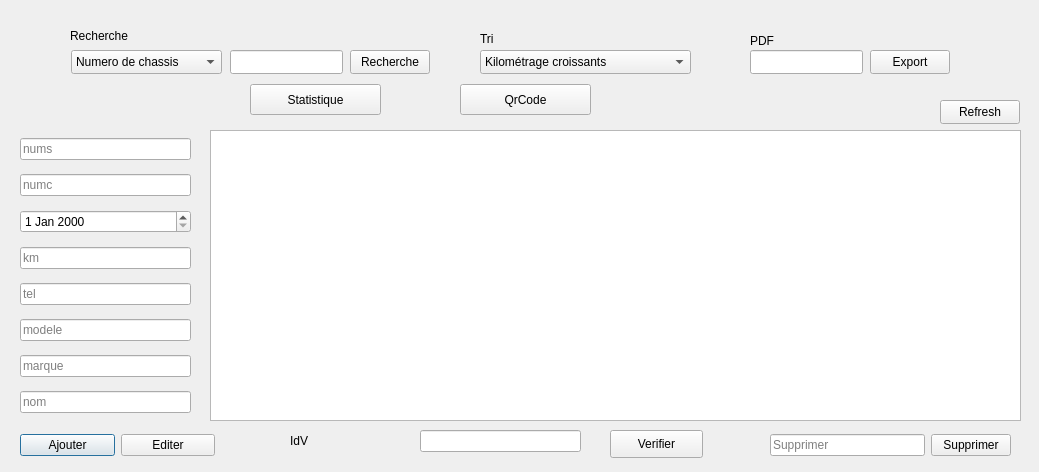
<?xml version="1.0" encoding="UTF-8"?>
<ui version="4.0">
 <class>vehiculeUI</class>
 <widget class="QDialog" name="vehiculeUI">
  <property name="geometry">
   <rect>
    <x>0</x>
    <y>0</y>
    <width>1039</width>
    <height>472</height>
   </rect>
  </property>
  <property name="windowTitle">
   <string>Dialog</string>
  </property>
  <widget class="QTableView" name="tableView">
   <property name="geometry">
    <rect>
     <x>210</x>
     <y>130</y>
     <width>811</width>
     <height>291</height>
    </rect>
   </property>
  </widget>
  <widget class="QWidget" name="layoutWidget">
   <property name="geometry">
    <rect>
     <x>20</x>
     <y>130</y>
     <width>171</width>
     <height>291</height>
    </rect>
   </property>
   <layout class="QVBoxLayout" name="verticalLayout">
    <item>
     <widget class="QLineEdit" name="nums">
      <property name="placeholderText">
       <string>nums</string>
      </property>
     </widget>
    </item>
    <item>
     <widget class="QLineEdit" name="numc">
      <property name="placeholderText">
       <string>numc</string>
      </property>
     </widget>
    </item>
    <item>
     <widget class="QDateEdit" name="dateEdit"/>
    </item>
    <item>
     <widget class="QLineEdit" name="km">
      <property name="placeholderText">
       <string>km</string>
      </property>
     </widget>
    </item>
    <item>
     <widget class="QLineEdit" name="tel">
      <property name="placeholderText">
       <string>tel</string>
      </property>
     </widget>
    </item>
    <item>
     <widget class="QLineEdit" name="modele">
      <property name="placeholderText">
       <string>modele</string>
      </property>
     </widget>
    </item>
    <item>
     <widget class="QLineEdit" name="marque">
      <property name="placeholderText">
       <string>marque</string>
      </property>
     </widget>
    </item>
    <item>
     <widget class="QLineEdit" name="nom">
      <property name="placeholderText">
       <string>nom</string>
      </property>
     </widget>
    </item>
   </layout>
  </widget>
  <widget class="QWidget" name="layoutWidget">
   <property name="geometry">
    <rect>
     <x>20</x>
     <y>430</y>
     <width>195</width>
     <height>31</height>
    </rect>
   </property>
   <layout class="QHBoxLayout" name="horizontalLayout">
    <item>
     <widget class="QPushButton" name="ajouter">
      <property name="text">
       <string>Ajouter</string>
      </property>
     </widget>
    </item>
    <item>
     <widget class="QPushButton" name="editer">
      <property name="text">
       <string>Editer</string>
      </property>
     </widget>
    </item>
   </layout>
  </widget>
  <widget class="QWidget" name="layoutWidget">
   <property name="geometry">
    <rect>
     <x>770</x>
     <y>430</y>
     <width>241</width>
     <height>31</height>
    </rect>
   </property>
   <layout class="QHBoxLayout" name="horizontalLayout_2">
    <item>
     <widget class="QLineEdit" name="lineEdit_supp">
      <property name="placeholderText">
       <string>Supprimer</string>
      </property>
     </widget>
    </item>
    <item>
     <widget class="QPushButton" name="supp">
      <property name="text">
       <string>Supprimer</string>
      </property>
     </widget>
    </item>
   </layout>
  </widget>
  <widget class="QLabel" name="label">
   <property name="geometry">
    <rect>
     <x>70</x>
     <y>20</y>
     <width>111</width>
     <height>31</height>
    </rect>
   </property>
   <property name="text">
    <string>Recherche</string>
   </property>
  </widget>
  <widget class="QLineEdit" name="lineEdit_rech">
   <property name="geometry">
    <rect>
     <x>230</x>
     <y>50</y>
     <width>113</width>
     <height>24</height>
    </rect>
   </property>
  </widget>
  <widget class="QComboBox" name="comboBox_rech">
   <property name="geometry">
    <rect>
     <x>71</x>
     <y>50</y>
     <width>151</width>
     <height>24</height>
    </rect>
   </property>
   <item>
    <property name="text">
     <string>Numero de chassis</string>
    </property>
   </item>
   <item>
    <property name="text">
     <string>Numéro du véhicule</string>
    </property>
   </item>
   <item>
    <property name="text">
     <string>Model</string>
    </property>
   </item>
  </widget>
  <widget class="QPushButton" name="pushButton_rech">
   <property name="geometry">
    <rect>
     <x>350</x>
     <y>50</y>
     <width>80</width>
     <height>24</height>
    </rect>
   </property>
   <property name="text">
    <string>Recherche</string>
   </property>
  </widget>
  <widget class="QLabel" name="label_2">
   <property name="geometry">
    <rect>
     <x>480</x>
     <y>28</y>
     <width>70</width>
     <height>21</height>
    </rect>
   </property>
   <property name="text">
    <string>Tri</string>
   </property>
  </widget>
  <widget class="QComboBox" name="comboBox_tri">
   <property name="geometry">
    <rect>
     <x>480</x>
     <y>50</y>
     <width>211</width>
     <height>24</height>
    </rect>
   </property>
   <item>
    <property name="text">
     <string>Kilométrage croissants</string>
    </property>
   </item>
   <item>
    <property name="text">
     <string>Kilométrage decroissants</string>
    </property>
   </item>
   <item>
    <property name="text">
     <string>Numéro du véhicule decroissants</string>
    </property>
   </item>
   <item>
    <property name="text">
     <string>Numéro du véhicule croissants</string>
    </property>
   </item>
   <item>
    <property name="text">
     <string>Date d'entrée decroissants</string>
    </property>
   </item>
   <item>
    <property name="text">
     <string>Date d'entrée croissants</string>
    </property>
   </item>
  </widget>
  <widget class="QPushButton" name="pushButton_stat">
   <property name="geometry">
    <rect>
     <x>250</x>
     <y>84</y>
     <width>131</width>
     <height>31</height>
    </rect>
   </property>
   <property name="text">
    <string>Statistique</string>
   </property>
  </widget>
  <widget class="QPushButton" name="pushButton_qrcode">
   <property name="geometry">
    <rect>
     <x>460</x>
     <y>84</y>
     <width>131</width>
     <height>31</height>
    </rect>
   </property>
   <property name="text">
    <string>QrCode</string>
   </property>
  </widget>
  <widget class="QLabel" name="label_3">
   <property name="geometry">
    <rect>
     <x>750</x>
     <y>30</y>
     <width>101</width>
     <height>21</height>
    </rect>
   </property>
   <property name="text">
    <string>PDF</string>
   </property>
  </widget>
  <widget class="QLineEdit" name="lineEdit_pdf">
   <property name="geometry">
    <rect>
     <x>750</x>
     <y>50</y>
     <width>113</width>
     <height>24</height>
    </rect>
   </property>
  </widget>
  <widget class="QPushButton" name="pushButton_pdf">
   <property name="geometry">
    <rect>
     <x>870</x>
     <y>50</y>
     <width>80</width>
     <height>24</height>
    </rect>
   </property>
   <property name="text">
    <string>Export</string>
   </property>
  </widget>
  <widget class="QPushButton" name="pushButton">
   <property name="geometry">
    <rect>
     <x>940</x>
     <y>100</y>
     <width>80</width>
     <height>24</height>
    </rect>
   </property>
   <property name="text">
    <string>Refresh</string>
   </property>
  </widget>
  <widget class="QLineEdit" name="V_ID">
   <property name="geometry">
    <rect>
     <x>420</x>
     <y>430</y>
     <width>161</width>
     <height>22</height>
    </rect>
   </property>
  </widget>
  <widget class="QPushButton" name="Verif_button">
   <property name="geometry">
    <rect>
     <x>610</x>
     <y>430</y>
     <width>93</width>
     <height>28</height>
    </rect>
   </property>
   <property name="text">
    <string>Verifier</string>
   </property>
  </widget>
  <widget class="QLabel" name="label_4">
   <property name="geometry">
    <rect>
     <x>290</x>
     <y>430</y>
     <width>101</width>
     <height>21</height>
    </rect>
   </property>
   <property name="text">
    <string>IdV</string>
   </property>
  </widget>
 </widget>
 <resources/>
 <connections/>
</ui>
